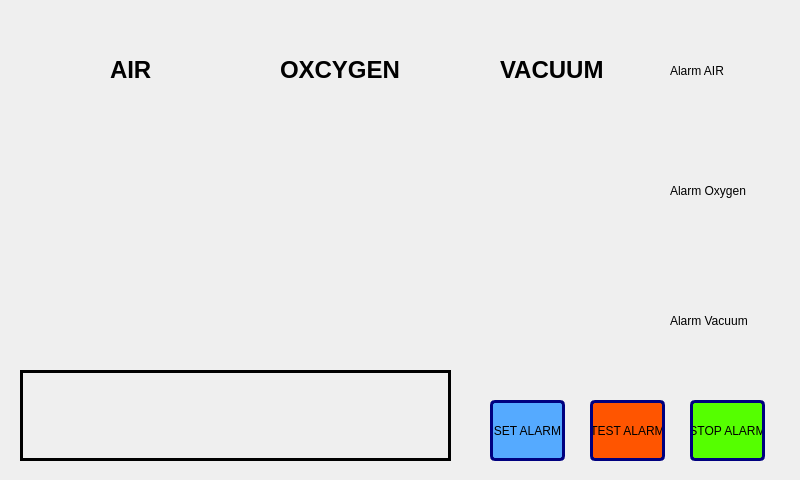
<?xml version="1.0" encoding="UTF-8"?>
<ui version="4.0">
 <class>MainWindow</class>
 <widget class="QMainWindow" name="MainWindow">
  <property name="geometry">
   <rect>
    <x>0</x>
    <y>0</y>
    <width>800</width>
    <height>480</height>
   </rect>
  </property>
  <property name="windowTitle">
   <string>MainWindow</string>
  </property>
  <widget class="QWidget" name="centralWidget">
   <widget class="QWidget" name="horizontalLayoutWidget">
    <property name="geometry">
     <rect>
      <x>30</x>
      <y>80</y>
      <width>621</width>
      <height>241</height>
     </rect>
    </property>
    <layout class="QHBoxLayout" name="horizontalLayout">
     <item>
      <layout class="QVBoxLayout" name="verticalLayout"/>
     </item>
     <item>
      <layout class="QVBoxLayout" name="verticalLayout_3">
       <item>
        <layout class="QGridLayout" name="gridLayout"/>
       </item>
      </layout>
     </item>
     <item>
      <layout class="QVBoxLayout" name="verticalLayout_2"/>
     </item>
    </layout>
   </widget>
   <widget class="QLabel" name="label">
    <property name="geometry">
     <rect>
      <x>110</x>
      <y>50</y>
      <width>81</width>
      <height>41</height>
     </rect>
    </property>
    <property name="text">
     <string>&lt;html&gt;&lt;head/&gt;&lt;body&gt;&lt;p&gt;&lt;span style=&quot; font-size:18pt; font-weight:600;&quot;&gt;AIR&lt;/span&gt;&lt;/p&gt;&lt;/body&gt;&lt;/html&gt;</string>
    </property>
   </widget>
   <widget class="QLabel" name="label_2">
    <property name="geometry">
     <rect>
      <x>280</x>
      <y>50</y>
      <width>131</width>
      <height>41</height>
     </rect>
    </property>
    <property name="text">
     <string>&lt;html&gt;&lt;head/&gt;&lt;body&gt;&lt;p&gt;&lt;span style=&quot; font-size:18pt; font-weight:600;&quot;&gt;OXCYGEN&lt;/span&gt;&lt;/p&gt;&lt;/body&gt;&lt;/html&gt;</string>
    </property>
   </widget>
   <widget class="QLabel" name="label_3">
    <property name="geometry">
     <rect>
      <x>500</x>
      <y>50</y>
      <width>121</width>
      <height>41</height>
     </rect>
    </property>
    <property name="text">
     <string>&lt;html&gt;&lt;head/&gt;&lt;body&gt;&lt;p&gt;&lt;span style=&quot; font-size:18pt; font-weight:600;&quot;&gt;VACUUM&lt;/span&gt;&lt;/p&gt;&lt;/body&gt;&lt;/html&gt;</string>
    </property>
   </widget>
   <widget class="QPushButton" name="pushButton">
    <property name="geometry">
     <rect>
      <x>490</x>
      <y>400</y>
      <width>75</width>
      <height>61</height>
     </rect>
    </property>
    <property name="styleSheet">
     <string notr="true">background-color:#55aaff;
border:3px solid #00007f;
border-radius:5px;
</string>
    </property>
    <property name="text">
     <string>SET ALARM</string>
    </property>
   </widget>
   <widget class="QPushButton" name="pushButton_2">
    <property name="geometry">
     <rect>
      <x>590</x>
      <y>400</y>
      <width>75</width>
      <height>61</height>
     </rect>
    </property>
    <property name="autoFillBackground">
     <bool>false</bool>
    </property>
    <property name="styleSheet">
     <string notr="true">background-color:#ff5500;
border:3px solid #00007f;
border-radius:5px;</string>
    </property>
    <property name="text">
     <string>TEST ALARM</string>
    </property>
   </widget>
   <widget class="QPushButton" name="pushButton_3">
    <property name="geometry">
     <rect>
      <x>690</x>
      <y>400</y>
      <width>75</width>
      <height>61</height>
     </rect>
    </property>
    <property name="styleSheet">
     <string notr="true">background-color:#55ff00;
border:3px solid #00007f;
border-radius:5px;</string>
    </property>
    <property name="text">
     <string>STOP ALARM</string>
    </property>
   </widget>
   <widget class="QLabel" name="led">
    <property name="geometry">
     <rect>
      <x>670</x>
      <y>20</y>
      <width>111</width>
      <height>101</height>
     </rect>
    </property>
    <property name="text">
     <string>Alarm AIR</string>
    </property>
    <property name="scaledContents">
     <bool>true</bool>
    </property>
   </widget>
   <widget class="QLabel" name="led_2">
    <property name="geometry">
     <rect>
      <x>670</x>
      <y>140</y>
      <width>111</width>
      <height>101</height>
     </rect>
    </property>
    <property name="text">
     <string>Alarm Oxygen</string>
    </property>
    <property name="scaledContents">
     <bool>true</bool>
    </property>
   </widget>
   <widget class="QLabel" name="led_3">
    <property name="geometry">
     <rect>
      <x>670</x>
      <y>270</y>
      <width>111</width>
      <height>101</height>
     </rect>
    </property>
    <property name="text">
     <string>Alarm Vacuum</string>
    </property>
    <property name="scaledContents">
     <bool>true</bool>
    </property>
   </widget>
   <widget class="QLabel" name="label_4">
    <property name="geometry">
     <rect>
      <x>20</x>
      <y>370</y>
      <width>431</width>
      <height>91</height>
     </rect>
    </property>
    <property name="styleSheet">
     <string notr="true">border:3px solid back</string>
    </property>
    <property name="text">
     <string/>
    </property>
    <property name="scaledContents">
     <bool>false</bool>
    </property>
   </widget>
  </widget>
 </widget>
 <layoutdefault spacing="6" margin="11"/>
 <resources/>
 <connections/>
</ui>
